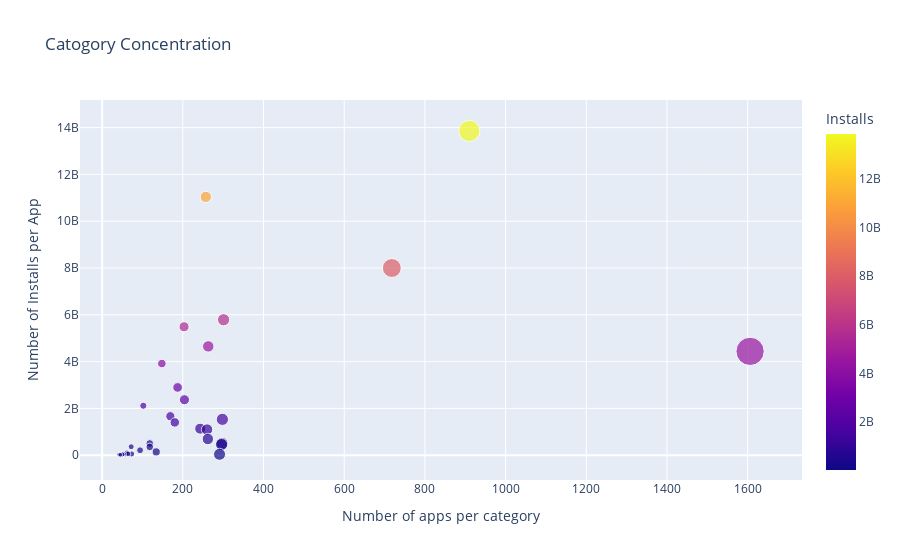

Notebook source saved alongside this figure:
### Code cell
schart= pex.scatter(merged_df,x="Count",y="Installs", title="Catogory Concentration", size="Count", hover_name=merged_df.Category, color="Installs")
schart.update_layout(xaxis_title="Number of apps per category", yaxis_title="Number of Installs per App")
schart.show()

### Figure 1 — Plotly figure (JSON) as saved in the notebook; plotly's stock layout.template omitted (floating-point values rounded to 4 significant figures)
{"data": [{"hovertemplate": "<b>%{hovertext}</b><br><br>Count=%{marker.size}<br>Installs=%{marker.color}<extra></extra>", "hovertext": ["GAME", "COMMUNICATION", "TOOLS", "PRODUCTIVITY", "SOCIAL", "PHOTOGRAPHY", "FAMILY", "VIDEO_PLAYERS", "TRAVEL_AND_LOCAL", "NEWS_AND_MAGAZINES", "ENTERTAINMENT", "BOOKS_AND_REFERENCE", "PERSONALIZATION", "SHOPPING", "HEALTH_AND_FITNESS", "SPORTS", "BUSINESS", "LIFESTYLE", "MAPS_AND_NAVIGATION", "FINANCE", "WEATHER", "EDUCATION", "FOOD_AND_DRINK", "DATING", "ART_AND_DESIGN", "HOUSE_AND_HOME", "AUTO_AND_VEHICLES", "LIBRARIES_AND_DEMO", "COMICS", "MEDICAL", "PARENTING", "BEAUTY", "EVENTS"], "legendgroup": "", "marker": {"color": [13858762717, 11039241530, 7999724500, 5788070180, 5487841475, 4649143130, 4437554490, 3916897200, 2894859300, 2369110650, 2113660000, 1665791655, 1532352930, 1400331540, 1134006220, 1096431465, 692018120, 503611120, 503267560, 455249400, 361096500, 352852000, 211677750, 140912410, 114233100, 97082000, 53129800, 52083000, 44931100, 39062676, 31116110, 26916200, 15949410], "coloraxis": "coloraxis", "size": [910, 257, 718, 301, 203, 263, 1606, 148, 187, 204, 102, 169, 298, 180, 243, 260, 262, 297, 118, 296, 72, 118, 94, 134, 61, 62, 73, 64, 54, 291, 50, 42, 45], "sizemode": "area", "sizeref": 4.015, "symbol": "circle"}, "mode": "markers", "name": "", "orientation": "v", "showlegend": false, "type": "scatter", "x": [910, 257, 718, 301, 203, 263, 1606, 148, 187, 204, 102, 169, 298, 180, 243, 260, 262, 297, 118, 296, 72, 118, 94, 134, 61, 62, 73, 64, 54, 291, 50, 42, 45], "xaxis": "x", "y": [13858762717, 11039241530, 7999724500, 5788070180, 5487841475, 4649143130, 4437554490, 3916897200, 2894859300, 2369110650, 2113660000, 1665791655, 1532352930, 1400331540, 1134006220, 1096431465, 692018120, 503611120, 503267560, 455249400, 361096500, 352852000, 211677750, 140912410, 114233100, 97082000, 53129800, 52083000, 44931100, 39062676, 31116110, 26916200, 15949410], "yaxis": "y"}], "layout": {"coloraxis": {"colorbar": {"title": {"text": "Installs"}}, "colorscale": [[0, "#0d0887"], [0.1111, "#46039f"], [0.2222, "#7201a8"], [0.3333, "#9c179e"], [0.4444, "#bd3786"], [0.5556, "#d8576b"], [0.6667, "#ed7953"], [0.7778, "#fb9f3a"], [0.8889, "#fdca26"], [1, "#f0f921"]]}, "legend": {"itemsizing": "constant", "tracegroupgap": 0}, "title": {"text": "Catogory Concentration"}, "xaxis": {"anchor": "y", "domain": [0, 1], "title": {"text": "Number of apps per category"}}, "yaxis": {"anchor": "x", "domain": [0, 1], "title": {"text": "Number of Installs per App"}}}}
